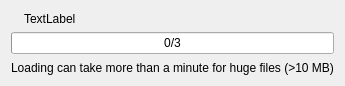
<?xml version="1.0" encoding="UTF-8"?>
<ui version="4.0">
 <class>BusyDialog</class>
 <widget class="QDialog" name="BusyDialog">
  <property name="windowModality">
   <enum>Qt::WindowModal</enum>
  </property>
  <property name="geometry">
   <rect>
    <x>0</x>
    <y>0</y>
    <width>340</width>
    <height>86</height>
   </rect>
  </property>
  <property name="windowTitle">
   <string>Dialog</string>
  </property>
  <layout class="QVBoxLayout" name="verticalLayout">
   <item>
    <layout class="QHBoxLayout" name="horizontalLayout">
     <item>
      <widget class="QLabel" name="iconLabel">
       <property name="text">
        <string/>
       </property>
      </widget>
     </item>
     <item>
      <widget class="QLabel" name="label">
       <property name="sizePolicy">
        <sizepolicy hsizetype="Expanding" vsizetype="Preferred">
         <horstretch>0</horstretch>
         <verstretch>0</verstretch>
        </sizepolicy>
       </property>
       <property name="text">
        <string>TextLabel</string>
       </property>
      </widget>
     </item>
    </layout>
   </item>
   <item>
    <widget class="QProgressBar" name="progressBar">
     <property name="maximum">
      <number>3</number>
     </property>
     <property name="value">
      <number>0</number>
     </property>
     <property name="invertedAppearance">
      <bool>false</bool>
     </property>
     <property name="format">
      <string>%v/%m</string>
     </property>
    </widget>
   </item>
   <item>
    <widget class="QLabel" name="belowLabel">
     <property name="text">
      <string>Loading can take more than a minute for huge files (&gt;10 MB)</string>
     </property>
    </widget>
   </item>
  </layout>
 </widget>
 <resources/>
 <connections/>
</ui>
